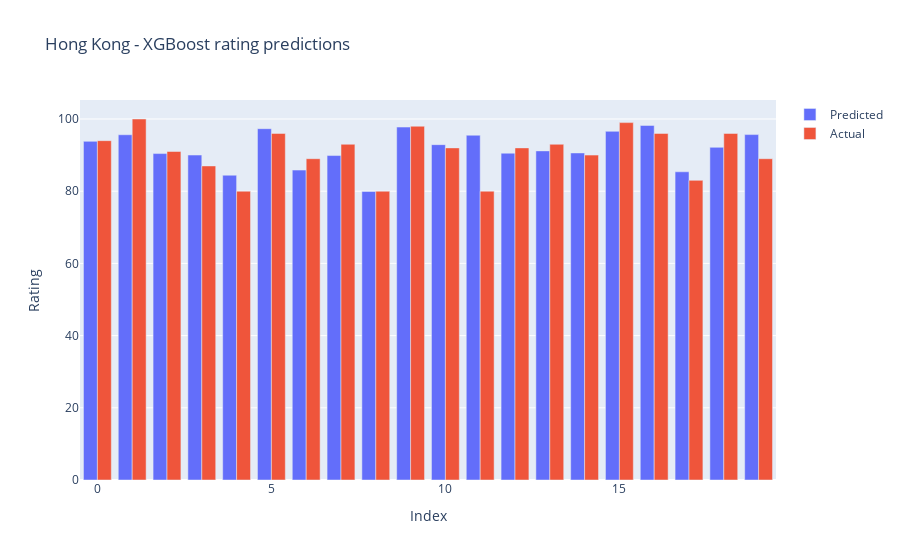

Notebook code for this chart:
### Code cell
error_diff = pd.DataFrame({'Actual Values': np.array(y_test_r).flatten(), 'Predicted Values': predictions_r.flatten()})
error_diff1 = error_diff.head(20)
error_diff1
title=['Pred vs Actual']
fig = go.Figure(data=[
    go.Bar(name='Predicted', x=error_diff1.index, y=error_diff['Predicted Values']),
    go.Bar(name='Actual', x=error_diff1.index, y=error_diff['Actual Values'])
])

fig.update_layout(barmode='group', title="Hong Kong - XGBoost rating predictions", yaxis = dict(title ="Rating"), xaxis =dict(title="Index"))
fig.show()

### Figure 1 — Plotly figure (JSON) as saved in the notebook; plotly's stock layout.template omitted (floating-point values rounded to 4 significant figures; data arrays with more than 128 entries replaced by an {"elided": "..."} marker saying what was removed)
{"data": [{"name": "Predicted", "type": "bar", "x": [0, 1, 2, 3, 4, 5, 6, 7, 8, 9, 10, 11, 12, 13, 14, 15, 16, 17, 18, 19], "y": {"elided": "557 float values"}}, {"name": "Actual", "type": "bar", "x": [0, 1, 2, 3, 4, 5, 6, 7, 8, 9, 10, 11, 12, 13, 14, 15, 16, 17, 18, 19], "y": {"elided": "557 int values"}}], "layout": {"barmode": "group", "title": {"text": "Hong Kong - XGBoost rating predictions"}, "xaxis": {"title": {"text": "Index"}}, "yaxis": {"title": {"text": "Rating"}}}}
